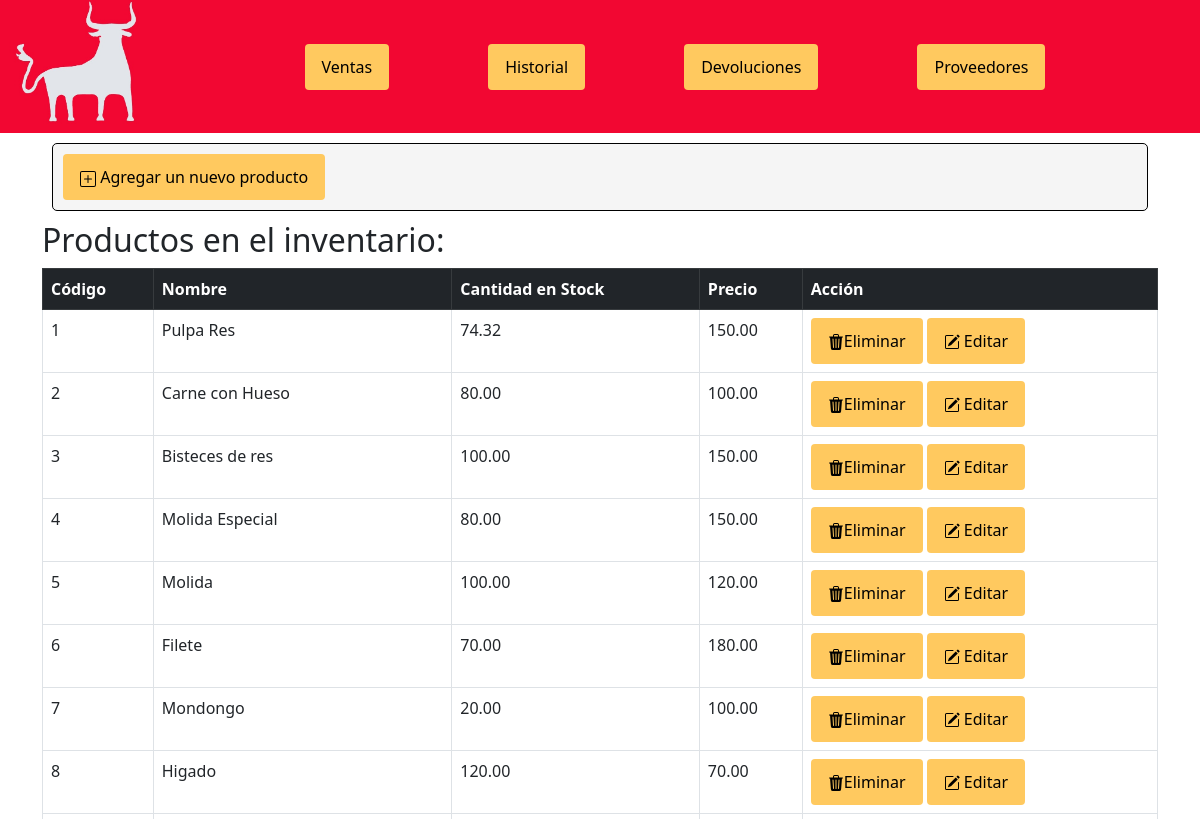
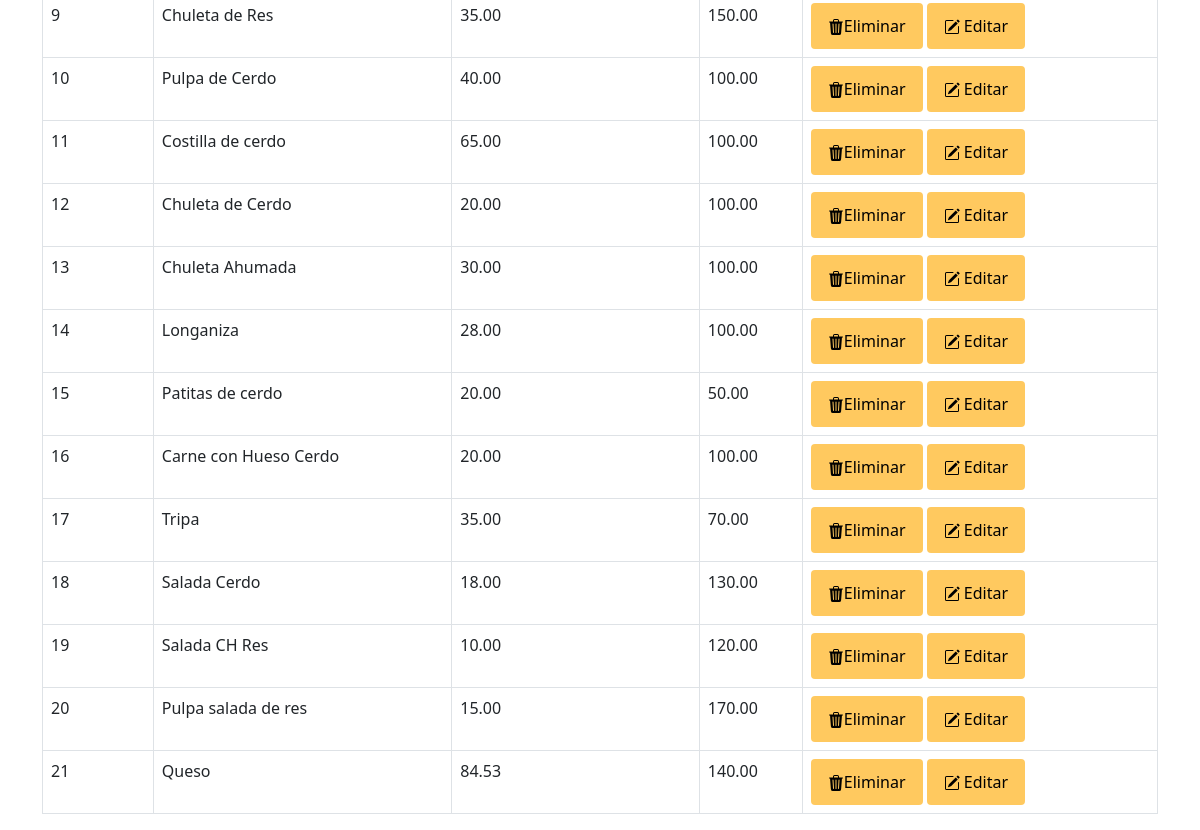
The app's page /inventario/ (signed in), older data (2 pictures, top to bottom).
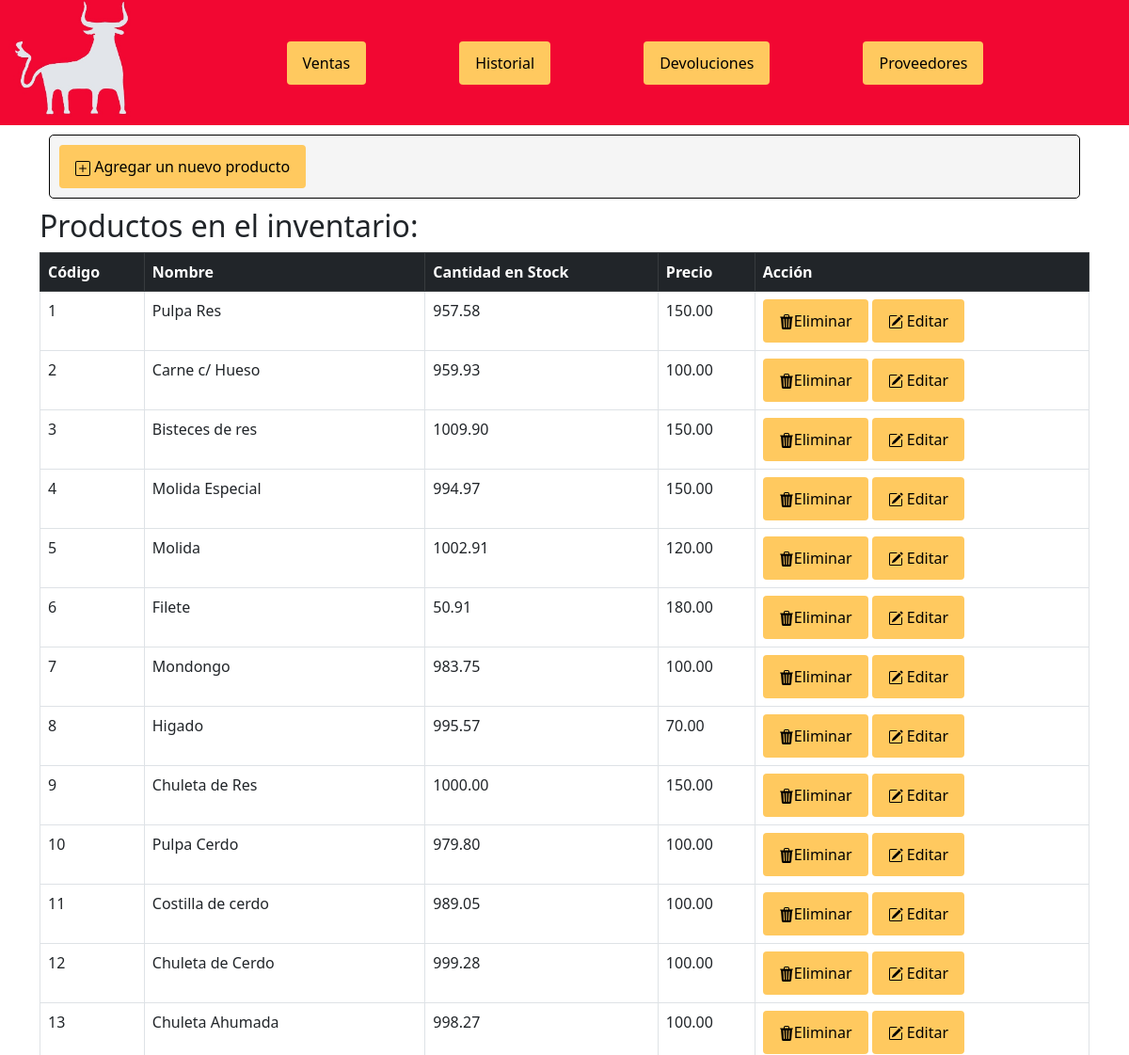
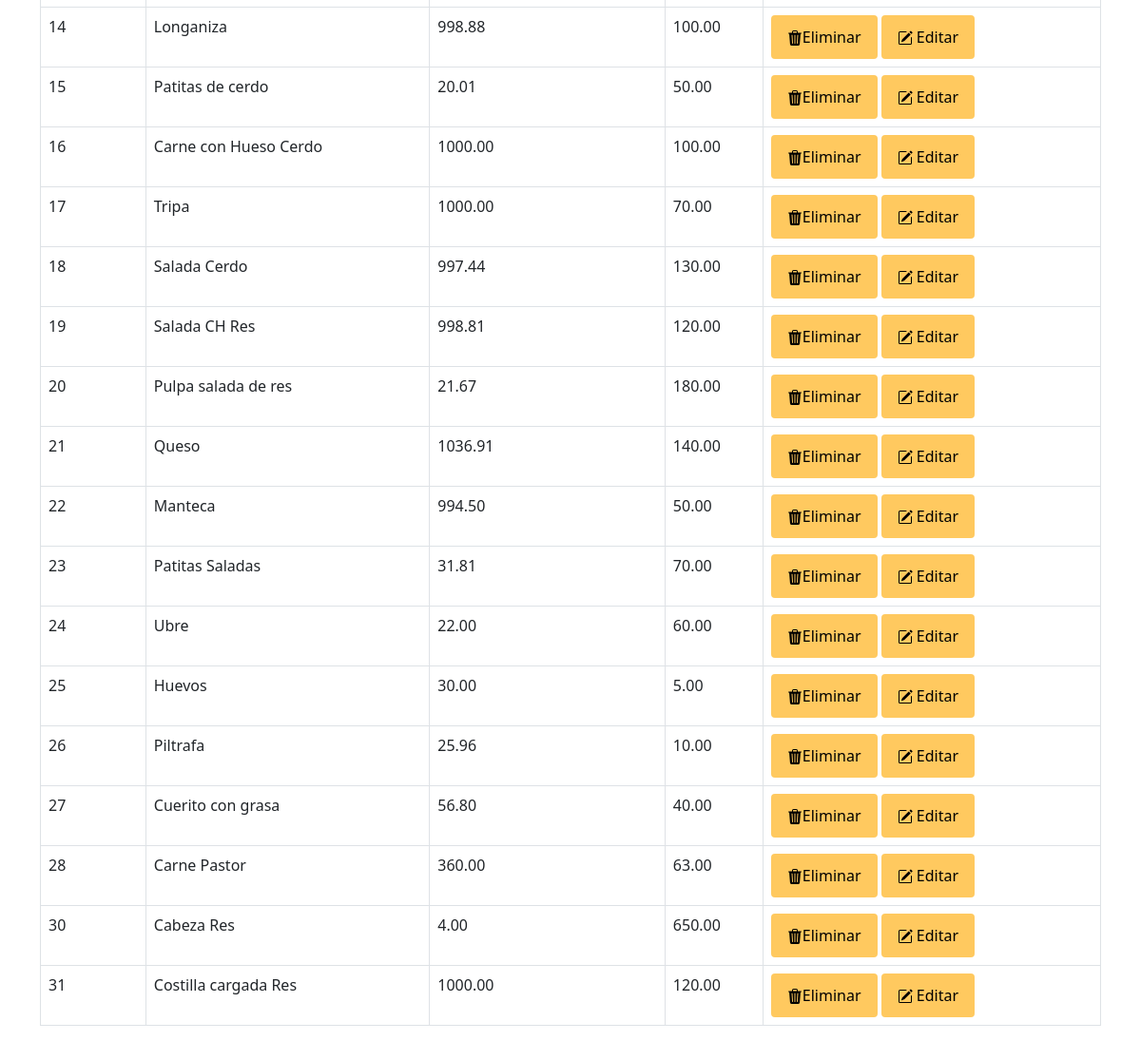
The same page, newer data (2 pictures, top to bottom).
### myapp/models.py (models this page shows, shortened)
class Producto(models.Model):
    id_producto = models.BigAutoField(primary_key=True)
    nombre = models.CharField(max_length=25)
    precio = models.DecimalField(max_digits=10, decimal_places=2)
    stock = models.DecimalField(max_digits=10, decimal_places=2)

### myapp/views.py (the view)
# urls.py: path('inventario/', views.inventario, name='inventario'),
@login_required
def inventario(request,id_producto=None):
    productos_list = Producto.objects.all()
    if id_producto is not None:
        producto = get_object_or_404(Producto, pk=id_producto)
        producto.delete()
        return redirect ('/inventario')
    if request.method == 'POST':
        form = AñadirProductoForm(request.POST)
        if form.is_valid():
            form.save()
            return redirect('.')
    else:
        form = AñadirProductoForm()
    context = {'productos_list': productos_list, 'form': form}
    return render(request, 'inventario.html', context)

### myapp/templates/inventario.html (shortened to what this page needs)
<!DOCTYPE html>
<html lang="es">
<head>
  <link href="https://cdn.jsdelivr.net/npm/bootstrap@5.3.0/dist/css/bootstrap.min.css" rel="stylesheet">
  <link rel="stylesheet" href="https://cdn.jsdelivr.net/npm/bootstrap-icons@1.10.5/font/bootstrap-icons.css">
  <link rel="stylesheet" type="text/css" href="../static/estilo.css">
</head>
<body>
  <nav class="navegador">
    <img src="../static/imagenes/logo puebla 2.0 - copia.jpg" alt="Logo" style="width:150px;">
    <div class="botones-navegacion">
        <ul class="nav separacion">
            <li class="nav-item">
                <a class="btn btn-primary nav-link" href="/ventas">Ventas</a>
            </li>
            <li class="nav-item">
                <a class="btn btn-primary nav-link" href="/historial">Historial</a>
            </li>
            <li class="nav-item">
                <a class="btn btn-primary nav-link" href="/devoluciones">Devoluciones</a>
            </li>
            <li class="nav-item">
                <a class="btn btn-primary nav-link" href="/proveedores">Proveedores</a>
            </li>
        </ul>
    </div>
</nav>
<div class="container flex-container">
  <div class="agreg">
    <button id="mostrarFormulario" class="btn btn-primary nav-link"> Agregar un nuevo producto</button>
   </div>
        <h2>Productos en el inventario:</h2>
        <table class="table table-bordered">
          <thead class="table-dark">
            <tr>
              <th>Código</th>
              <th>Nombre</th>
              <th>Cantidad en Stock</th>
                <th>Precio</th>
                <th>Acción</th>
            </tr>
          </thead>
            {% for producto in productos_list %}
            <tr>
            <td> {{producto.id_producto}}</td>
            <td>{{ producto.nombre }}</td>
            <td>{{ producto.stock }}</td>
            <td> {{ producto.precio }}</td>
            <td><a class="btn btn-primary nav-link" href="{% url 'eliminar_producto' producto.id_producto %}" style="background-color: #FFC95F;">
            Eliminar</a> <a class="btn btn-primary nav-link" href="{% url 'editar_producto' producto.id_producto %}"  style="background-color: #FFC95F;">  Editar</a></td>
            </tr>
        {% endfor %}
        </table>
      </div>
</body>
</html>

Row changes from the older to the newer data that the page shows:
changed Producto "Pulpa Res": stock "74.32" → "957.58"
changed Producto id 2: nombre "Carne con Hueso" → "Carne c/ Hueso"; stock "80.00" → "959.93"
changed Producto "Bisteces de res": stock "100.00" → "1009.90"
changed Producto "Molida Especial": stock "80.00" → "994.97"
changed Producto "Molida": stock "100.00" → "1002.91"
changed Producto "Filete": stock "70.00" → "50.91"
changed Producto "Mondongo": stock "20.00" → "983.75"
changed Producto "Higado": stock "120.00" → "995.57"
changed Producto "Chuleta de Res": stock "35.00" → "1000.00"
changed Producto id 10: nombre "Pulpa de Cerdo" → "Pulpa Cerdo"; stock "40.00" → "979.80"
changed Producto "Costilla de cerdo": stock "65.00" → "989.05"
changed Producto "Chuleta de Cerdo": stock "20.00" → "999.28"
changed Producto "Chuleta Ahumada": stock "30.00" → "998.27"
changed Producto "Longaniza": stock "28.00" → "998.88"
changed Producto "Patitas de cerdo": stock "20.00" → "20.01"
changed Producto "Carne con Hueso Cerdo": stock "20.00" → "1000.00"
changed Producto "Tripa": stock "35.00" → "1000.00"
changed Producto "Salada Cerdo": stock "18.00" → "997.44"
changed Producto "Salada CH Res": stock "10.00" → "998.81"
changed Producto "Pulpa salada de res": stock "15.00" → "21.67"; precio "170.00" → "180.00"
changed Producto "Queso": stock "84.53" → "1036.91"
added Producto: id_producto "22", nombre "Manteca", stock "994.50", precio "50.00"
added Producto: id_producto "23", nombre "Patitas Saladas", stock "31.81", precio "70.00"
added Producto: id_producto "24", nombre "Ubre", stock "22.00", precio "60.00"
added Producto: id_producto "25", nombre "Huevos", stock "30.00", precio "5.00"
added Producto: id_producto "26", nombre "Piltrafa", stock "25.96", precio "10.00"
added Producto: id_producto "27", nombre "Cuerito con grasa", stock "56.80", precio "40.00"
added Producto: id_producto "28", nombre "Carne Pastor", stock "360.00", precio "63.00"
added Producto: id_producto "30", nombre "Cabeza Res", stock "4.00", precio "650.00"
added Producto: id_producto "31", nombre "Costilla cargada Res", stock "1000.00", precio "120.00"
